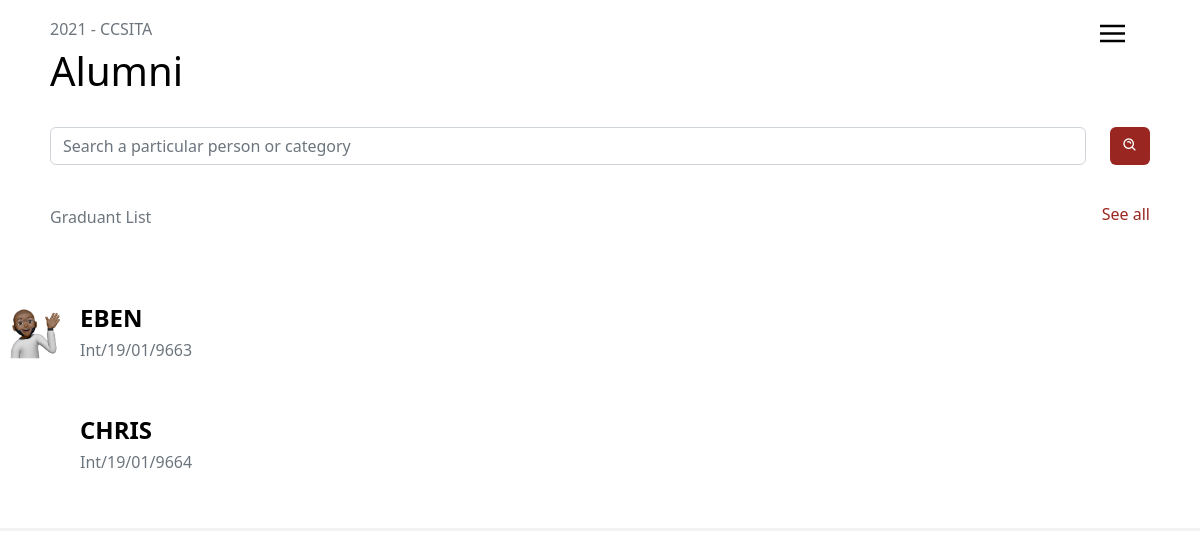
The page /userbase (signed in) on the database its author committed.
### app.py (models this page shows)
class User(db.Model,UserMixin):
    id= db.Column(db.Integer, primary_key=True)
    fullname= db.Column(db.String()  )
    indexnumber= db.Column(db.Integer())
    gender= db.Column(db.String()    )
    school= db.Column(db.String()    )
    department= db.Column(db.String()    )
    program= db.Column(db.String()   )
    completed= db.Column(db.Integer()     )
    admitted= db.Column(db.Integer()  )
    email= db.Column(db.String()     )
    telephone= db.Column(db.String()     )
    hall= db.Column(db.String()  )
    nationality= db.Column(db.String()   )
    address= db.Column(db.String()   )
    work= db.Column(db.String()  )
    guardian= db.Column(db.String()  )
    kin= db.Column(db.String()   )
    relationship= db.Column(db.String()  )
    marital= db.Column(db.String()   )
    health= db.Column(db.String()    )
    extra= db.Column(db.String()     )
    image_file = db.Column(db.String(20))
    def __repr__(self):
        return f"User('{self.id}', {self.fullname}, {self.gender}'"

### app.py (the view)
@app.route('/userbase')
@login_required
def userbase():
    print("Fetching all")
    users=User.query.order_by(User.id.desc()).all()
    print(users)
    print(current_user)
    return render_template("userbase.html", users=users, current_user=current_user, header="Information Technology", smalltitle="2021", name="- CCSITA", numberofentries="16 entries")

### forms.py
class Search(FlaskForm):
    searched = StringField('Searched', validators=[DataRequired()])
    submit = SubmitField('Search')

### app.py (called while the page is built)
@login_manager.user_loader
def load_user(user_id):
    return Person.query.get(int(user_id))

@app.context_processor
def base():
    form=Search()
    return dict(form=form)

    def __repr__(self):
        return f"Person('{self.id}', {self.name}', {self.yearCompleted})"

### templates/userbase.html (shortened to what this page needs)
{% extends 'userlayout.html' %}
{% block body %}
<div class="ade" style="display: flex; justify-content: space-between;">
  <p class="text-muted">Graduant List</p>
  <a href="" style="text-decoration: none; color: #992621;">
    <h6> See all</h6>
  </a>
</div>
</div>
<br>
<div style="display: flex; border-bottom: 3px solid #f2f2f2;">
  <div class="user-pic" style="padding-right: 10px;">
      <img src="static/img/memoji.png" >
  </div>
  <div class="user-text" style="display: flex; justify-content: space-between; width: 100%; margin-top: 15px;">
        <div>
          {%for user in users%}
          <div>
            <a href="{{url_for("userinformation", userid=user.id)}}" style="text-decoration: none; color: #992621;">
              <h4 class="names"><b> {{user.fullname}}</h4>
              <h6 class="text-muted">{{user.indexnumber}}</h6><br><br>
          </a>
          </div>
        {% endfor %}
      </div>
  </div>
</div>
{% endblock body %}

### static/css/newstyle.css (style rules this page uses)
body { background: #f2f2f2; }
h4 { color: black; }
.names { text-transform: uppercase; color: black; }
.user-pic img { width: 70px; height: 70px; }
.user-text { display: flex; justify-content: space-between; width: 100%; margin-top: 15px; }

### rows shown on the page
User: fullname "EBEN", indexnumber "Int/19/01/9663"
User: fullname "CHRIS", indexnumber "Int/19/01/9664"

### other values the page prints
{{ smalltitle }} "2021"
{{ name }} "- CCSITA"
